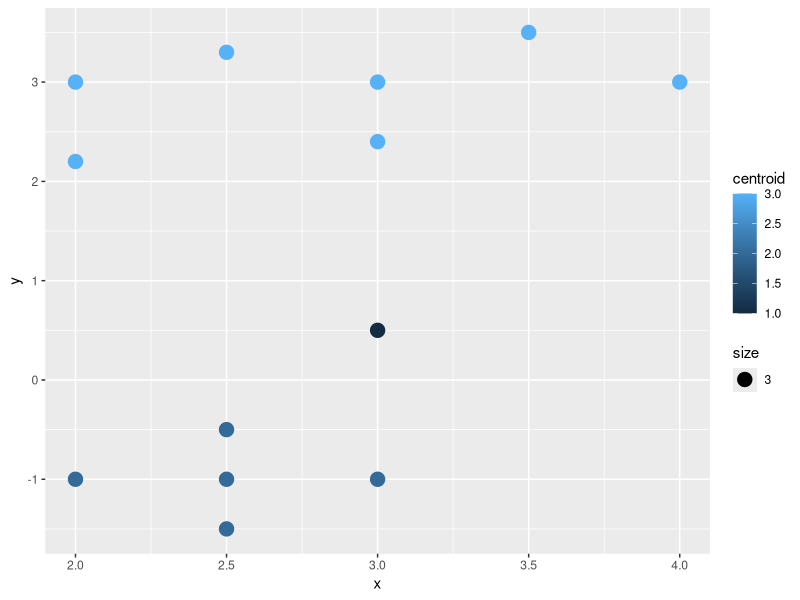

Write the R code that produced this figure.
library(ggplot2)

euclide <- function(point1 = vector(), point2 = vector()){
  return(sqrt((point1[1] - point2[1])^2 + (point1[2] - point2[2])^2))
}
#Takes the averages of the x and y coordinates and returns the centroid position. 
#This should be used after assignment
CenterCentroid <- function(x_coor,y_coor){
  positions <- matrix( nrow = 2, ncol = length(x_coor), dimnames = list(c('x','y')), byrow = TRUE)
  positions[1,] <- x_coor
  positions[2,] <- y_coor
  meanXY <- apply(positions, MARGIN = 1, mean)
  return(meanXY)
  
}

(CenterCentroid(c(-4,2), c(2,2)))
Centroid1_x <- c(-4,-4,-4,2,2,2)
Centroid1_y <- c(4,3,2,4,3,2)

(CenterCentroid(Centroid1_x,Centroid1_y))

#Q5 data
#coor array such that the values are paired (x,y). 
coor_array <- c(-1.5,-1,-1.5,1,-1.5,3,0,-1,0,1,0,3,1,-1,1,1,1,3,5,-1,5,1,5,3)
coor_matrix <- matrix(data = coor_array, nrow = 2, ncol = length(coor_array)/2, dimnames = list(c('x','y')))
centroid_array <- c(-4,1,5.5,1,6,1)
centroid_matrix <-  matrix(data = centroid_array, nrow = 2, ncol = length(centroid_array)/2, dimnames = list(c('x','y')))

#Returns an  array which represents the distances from the point to each centroid. It expects to values for its coordinates.
getCentroidDistances <- function(cent_matrix, xycoor){
  distances <- c()
  for(i in 1:((length(cent_matrix)/2))){
    distances[i] <- euclide(xycoor, c(cent_matrix[[1,i]], cent_matrix[[2,i]]))
  }
  return(distances)
}
#Assigns coordinates to centroids based on euclidean distance. It expects both centroid coordinates and point
#coordinates to be represented in matrix.
Kcluster <- function(centroid_matrix, coor_matrix){
  clusters <- matrix(nrow = 3, ncol = length(coor_matrix)/2, dimnames = list(c("x","y","centroid")))
  for(i in 1:(length(coor_matrix)/2)){
    coor <- as.vector(coor_matrix[,i])
    centroid <- which.min(getCentroidDistances(centroid_matrix,coor))
    clusters[1:2,i] <- coor
    clusters[3,i] <- centroid    
  }
  return(clusters)
}


##DRIVER FUNCTION
my.kmeans <- function(coor_matrix, num_of_clusters = 2,  max.iter = 10){
  samePos <- FALSE
  iters <- 0
  lastMatrix <- matrix()
  #generate random coors for centroids and make centroid matrix.
  
  #The limits are the maximum and minimum of each coor.
  ranx <- sample(min(coor_matrix[1,]):max(coor_matrix[1,]), num_of_clusters, replace = FALSE)
  
  rany <- sample(min(coor_matrix[2,]):max(coor_matrix[2,]), num_of_clusters, replace = FALSE)
  centroid_matrix <- matrix(NA, nrow = 2, ncol = length(rany), dimnames = list(c("x","y")))
  centroid_matrix[1,] <- ranx
  centroid_matrix[2,] <- rany
  
  
  while(!samePos || iters != max.iter){
    #measure distances from each coor to each centroid
    #assign each xycoor to a centroid
    current_clusters <- Kcluster(centroid_matrix, coor_matrix)
    
    #move the centroid to a new middle
    for(i in 1:num_of_clusters){
      cluster_i <- which(current_clusters[3,] == i)
      centroid_matrix[,i] <- CenterCentroid(current_clusters[1,cluster_i], current_clusters[2,cluster_i])
    }
    #check if each entry is the same as the last
    if(identical(lastMatrix,current_clusters)){
      samePos <- TRUE
    }
    #make a copy of the matrix
    lastMatrix <- current_clusters
    
    #repeat
    iters <- iters + 1
    
    
    
  }
  
  df_out <- as.data.frame(t(current_clusters))
  xcenters <- c()
  ycenters <- c()
  for(i in 1:num_of_clusters){
    xcenters <- append(xcenters,rep(centroid_matrix[1,i], length(which(df_out$centroid == i))))
    ycenters <- append(ycenters,rep(centroid_matrix[2,i], length(which(df_out$centroid == i))))
  }
  df_out["Center_X"] <- xcenters
  df_out["Center_Y"] <- ycenters
  return(df_out)
  
}
#building test matrix
x <- c(3,2.5,2.5,2.5,2,3,2,2,2.5,3,3,3.5,4)
y <- c(0.5,-0.5,-1,-1.5,-1,-1,2.2,3,3.3,2.4,3,3.5,3)
mycoor <- matrix(data = NA, nrow = 2, ncol = length(x), dimnames = list(c("x","y")))
mycoor[1,] <- x
mycoor[2,] <- y
kmeans.test <- (my.kmeans(mycoor, num_of_clusters = 3))
qplot(x,y, data = kmeans.test, color = centroid, cex = 3)
kmeans.test

